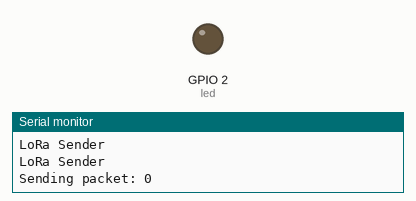
Recording of a sketch running on a simulated ESP32. On the bench: output pins drawn as LEDs (lit = HIGH), the last lines printed to the serial monitor. No radio packets arrive unless stated.

Above: at 2.7 s.
At 5.31 s:
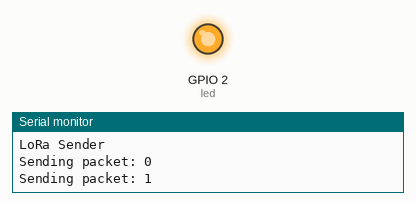
Timing chart, 0 to 6.7 s (numbered marks = the images above):
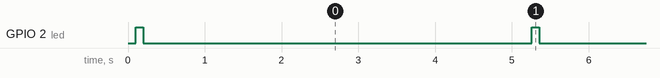

Measured:
- by itself, GPIO 2 (led): alternates HIGH for 0.10 s and LOW for 5.1 s

The sketch:

LoRaSender.ino
```cpp
#include <SPI.h>
#include <LoRa.h>
#define led 2                                // LED utilizado para notificar la emisión de un mensaje.
int counter = 0;

void setup() {
  Serial.begin(115200);
  while (!Serial);


  Serial.println("LoRa Sender");

   LoRa.setPins(17,16,22);                       // NSS, RESET y DIO0.


  while (!Serial);
  Serial.println("LoRa Sender");
  if (!LoRa.begin(433E6)) { // or 915E6, the MHz speed of your module
    Serial.println("Starting LoRa failed!");
    while (1);
  }
  if (!LoRa.begin(433E6)) {
    Serial.println("Starting LoRa failed!");
    while (1);
  }
  pinMode(led,OUTPUT);
}

void loop() {
  Serial.print("Sending packet: ");
  Serial.println(counter);

  // send packet
  LoRa.beginPacket();
  LoRa.print("hello ");
  LoRa.print(counter);
  LoRa.endPacket();

  digitalWrite(led,HIGH);                   // Parpadear LED al enviar el mensaje.
  delay(100);
  digitalWrite(led,LOW);

  counter++;

  delay(5000);
}
```
